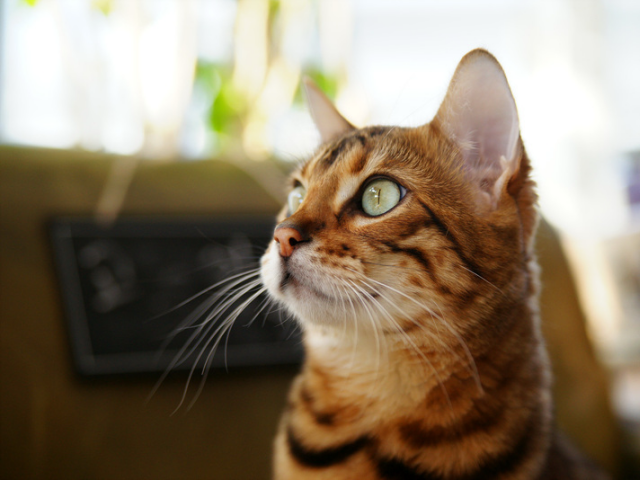
//> input picture opencv/data/cat.bmp, 640 x 480 px
$ ./MatOp2   (built with g++ and OpenCV 4)
//> lines starting //> are read from the running program, lines starting //| are printed output that depends on the picture
#include"opencv2/opencv.hpp"
#include <iostream>
#include <string>
using namespace std;
using namespace cv;

string folder = "/home/hrd/hrd/HRD-1/opencv/data/";


int main (void){
   //Rect 예제
   Mat img1 = imread(folder + "cat.bmp");
//> img1 is the input picture: 480 rows x 640 cols, CV_8UC3; mean B, G, R 104.5, 125.6, 140.8

   Rect roi(220,120,200,200);
   Mat img2 = (img1(roi));
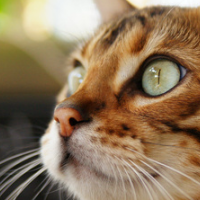
//> img2: 200 rows x 200 cols, CV_8UC3; mean B, G, R 92, 120.5, 143.9
   Mat img3 = img1(roi).clone();

    img2 = ~img2;
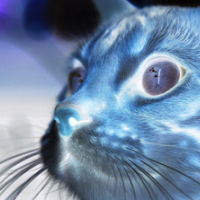
//> img2: 200 rows x 200 cols, CV_8UC3; mean B, G, R 163, 134.5, 111.1
    img1.setTo(Scalar(0,0,0));
//> img1: 480 rows x 640 cols, CV_8UC3; every value is 0

   imshow("img1", img1);
   imshow("img2", img2);
   imshow("img3", img3);
   waitKey(0);

    return 0;
}

$ run again, with opencv/data/airplane.bmp copied over opencv/data/cat.bmp
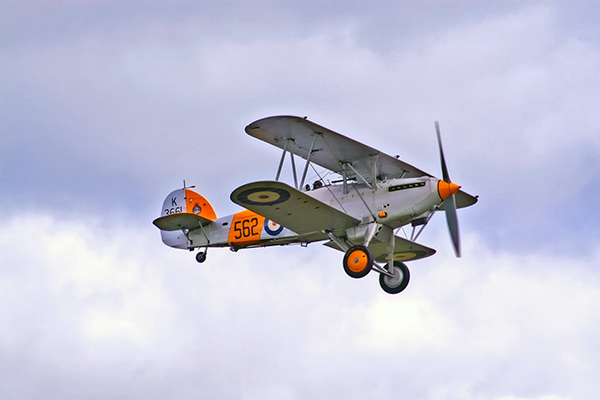
//> input picture opencv/data/airplane.bmp, 600 x 400 px
//> img1 is the input picture: 400 rows x 600 cols, CV_8UC3; mean B, G, R 217.1, 197.6, 196.8
//> `Mat img2 = (img1(roi));`:
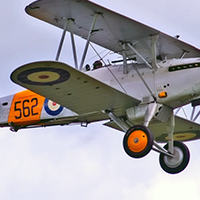
//> img2: 200 rows x 200 cols, CV_8UC3; mean B, G, R 163, 158.1, 161.7
//> `img2 = ~img2;`:
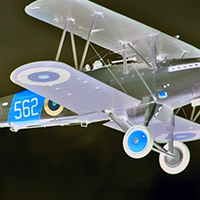
//> img2: 200 rows x 200 cols, CV_8UC3; mean B, G, R 92, 96.9, 93.3
//> img1: 400 rows x 600 cols, CV_8UC3; every value is 0

$ run again, with opencv/data/card.bmp copied over opencv/data/cat.bmp
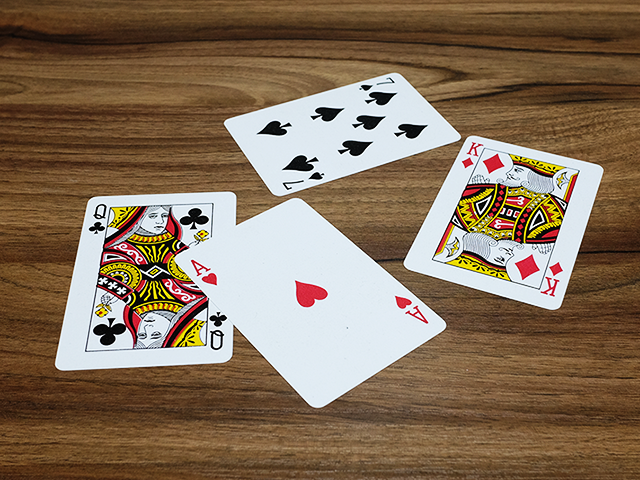
//> input picture opencv/data/card.bmp, 640 x 480 px
//> img1 is the input picture: 480 rows x 640 cols, CV_8UC3; mean B, G, R 90.2, 112.3, 133.7
//> `Mat img2 = (img1(roi));`:
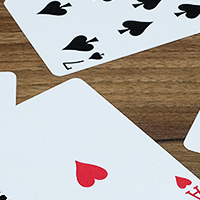
//> img2: 200 rows x 200 cols, CV_8UC3; mean B, G, R 177.4, 181.5, 185.9
//> `img2 = ~img2;`:
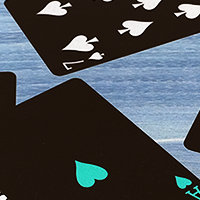
//> img2: 200 rows x 200 cols, CV_8UC3; mean B, G, R 77.6, 73.5, 69.1
//> img1: 480 rows x 640 cols, CV_8UC3; every value is 0

$ run again, with opencv/data/circuit.bmp copied over opencv/data/cat.bmp
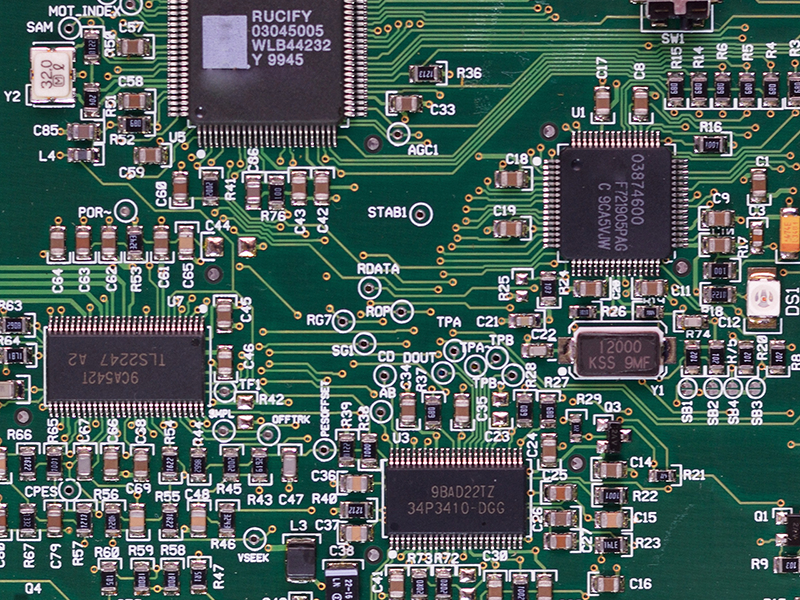
//> input picture opencv/data/circuit.bmp, 800 x 600 px
//> img1 is the input picture: 600 rows x 800 cols, CV_8UC3; mean B, G, R 91.3, 95.7, 76.3
//> `Mat img2 = (img1(roi));`:
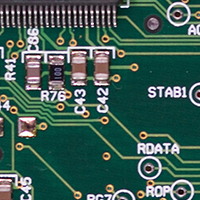
//> img2: 200 rows x 200 cols, CV_8UC3; mean B, G, R 84.8, 93.8, 61.6
//> `img2 = ~img2;`:
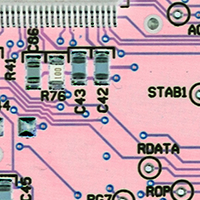
//> img2: 200 rows x 200 cols, CV_8UC3; mean B, G, R 170.2, 161.2, 193.4
//> img1: 600 rows x 800 cols, CV_8UC3; every value is 0
